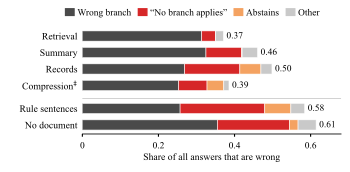

This chart was generated by the following Python code:
"""Fig. 3: what the constrained panel's wrong answers are, per path at the 4k budget (shares from exploratory.py).

  py -3.12 paper/fig_errors.py [paper/exploratory.json] [--out-dir <dir>]

Stacked bars of wrong-answer shares for the four constrained readers at the 4k context budget, per answered read
(exploratory), from exploratory.json -> error_mix_C_tier_primary: wrong branch, "no branch applies" (none
of these or not in effect), abstention and other. Knowledge paths first, in the order of Sec. III, then rule sentences
and the no-document control. Compression covers completed questions only. Nothing is recomputed. Writes
fig_errors.pdf into --out-dir (default out/paper/; the figure of the paper is paper/fig_errors.pdf).
"""
from __future__ import annotations

import argparse
import json
from pathlib import Path
import sys

import matplotlib

matplotlib.use("Agg")
import matplotlib.pyplot as plt  # noqa: E402
from matplotlib.patches import Patch  # noqa: E402

HERE = Path(__file__).resolve().parent
OUT = HERE.parent / "out" / "paper"
B1 = "B1_dsv41flash_direct_nothink"
ROWS = [
    ("read/M2@4000", "Retrieval"),
    (f"read/M5@4000/{B1}", "Summary"),
    (f"read/M7@4000/{B1}", "Records"),
    ("read/M6@4000", r"Compression$^{\ddagger}$"),
    (None, None),
    ("read/M4@4000", "Rule sentences"),
    ("read/B0@full", "No document"),
]
SEGMENTS = [
    ("branch", "Wrong branch", "#4a4a4a"),
    ("none_or_not_in_effect", "“No branch applies”", "#d62728"),
    ("abstain", "Abstains", "#f4a261"),
    ("other_wrong", "Other", "#c9c9c9"),
]


def main(argv: list[str] | None = None) -> int:
    ap = argparse.ArgumentParser(description=__doc__.split("\n")[0])
    ap.add_argument("exploratory", type=Path, nargs="?", default=HERE / "exploratory.json",
                    help="the file exploratory.py wrote (default: paper/exploratory.json)")
    ap.add_argument("--out-dir", type=Path, default=OUT, help="where fig_errors.pdf goes (default out/paper)")
    args = ap.parse_args(argv)
    mix = json.loads(args.exploratory.read_text(encoding="utf-8"))["error_mix_C_tier_primary"]
    plt.rcParams.update({"font.size": 7, "font.family": "serif", "font.serif": ["Times New Roman"],
                         "axes.linewidth": 0.6, "pdf.fonttype": 42, "ps.fonttype": 42})
    fig, ax = plt.subplots(figsize=(3.5, 1.72))
    fig.subplots_adjust(left=0.235, right=0.975, bottom=0.22, top=0.843)
    ticks, labels = [], []
    y = 0.0
    for key, label in ROWS:
        if key is None:
            ax.axhline(y - 0.2, color="#bbbbbb", lw=0.5)
            y += 0.4
            continue
        left = 0.0
        for seg, _, colour in SEGMENTS:
            width = mix[key][seg]["est"]
            ax.barh(y, width, left=left, color=colour, height=0.62, edgecolor="white", lw=0.4)
            left += width
        if abs(left - mix[key]["wrong"]) >= 0.001:
            print(f"warning: the wrong-answer shares of {key} sum to {left:.4f}, not its wrong share "
                  f"{mix[key]['wrong']:.4f}", file=sys.stderr)
        ax.text(left + 0.008, y, f"{mix[key]['wrong']:.2f}", va="center", fontsize=6.8)
        ticks.append(y)
        labels.append(label)
        y += 1.0
    ax.set_yticks(ticks, labels)
    ax.set_ylim(y - 0.45, -0.55)
    ax.set_xlim(0, 0.68)
    ax.set_xticks([0, 0.2, 0.4, 0.6], ["0", "0.2", "0.4", "0.6"])
    ax.set_xlabel("Share of all answers that are wrong", fontsize=7, labelpad=2)
    ax.tick_params(axis="y", length=0, labelsize=7)
    ax.tick_params(axis="x", labelsize=6.8, length=2)
    for side in ("top", "right", "left"):
        ax.spines[side].set_visible(False)
    fig.legend(handles=[Patch(color=c, label=lab) for _, lab, c in SEGMENTS], loc="upper center",
               bbox_to_anchor=(0.55, 0.999), ncol=4, frameon=False, fontsize=6.8,
               handlelength=0.9, handletextpad=0.35, columnspacing=0.8)
    args.out_dir.mkdir(parents=True, exist_ok=True)
    target = args.out_dir / "fig_errors.pdf"
    fig.savefig(target, metadata={"CreationDate": None})
    print(f"{target} ({sum(1 for k, _ in ROWS if k)} rows; 3.5 x 1.72 in)")
    return 0


if __name__ == "__main__":
    raise SystemExit(main())
